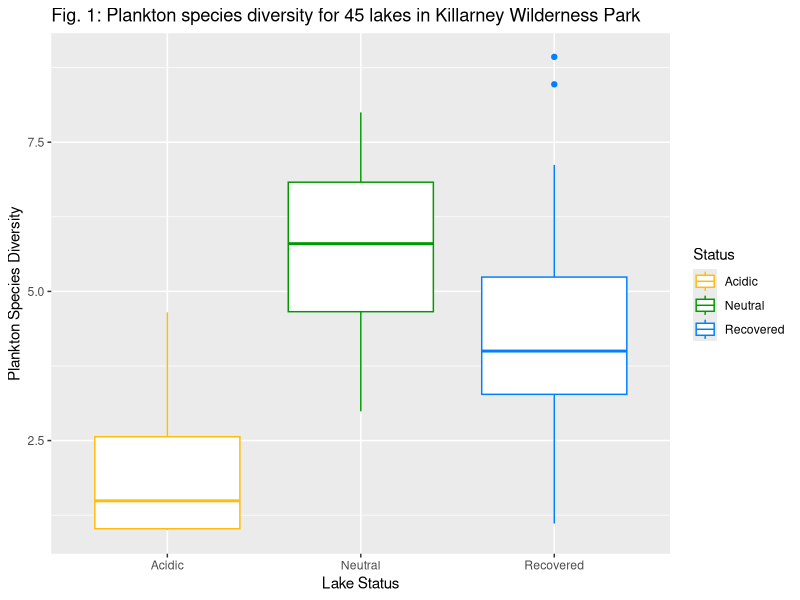

Source code (R):
## ---- chunk 1
knitr::opts_chunk$set(echo = TRUE)
## ---- chunk 2
library("ggplot2")

Kdata<-read.csv("Killarney.csv")

Lake<-Kdata$Lake
Diversity<-Kdata$Species.Diversity
Status<-Kdata$status

par(mar=c(8.5,6.5,4.1,3.1), mgp=c(3,1,0))
ggplot(Kdata, aes(x=Status, y=Diversity, color=Status)) + geom_boxplot() + labs(y="Plankton Species Diversity", x="Lake Status", title = "Fig. 1: Plankton species diversity for 45 lakes in Killarney Wilderness Park") + scale_color_manual(values = c("#ffbb0e", "#009a00", "#007fff"))
## ---- chunk 3
k.fit=aov(Diversity~Status, data = Kdata)
summary(k.fit)
